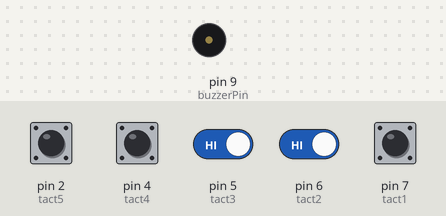
Recording of a sketch running on a simulated Arduino Uno, built with avr-gcc and run on an emulated ATmega328P. Parts: buzzer (waves = sounding). The inputs (shaded band) are chosen by the test bench; at power-on: pin 2 (tact5), pin 4 (tact4), pin 5 (tact3), pin 6 (tact2), pin 7 (tact1) HIGH.

Above: at 1.2 s.
1.3 s: pin 2 (tact5) pulled LOW for 0.15 s
2.9 s: pin 5 (tact3) driven LOW and pin 6 (tact2) driven LOW
5.9 s: pin 4 (tact4) pulled LOW for 0.15 s
9.0 s: pin 2 (tact5) driven LOW and pin 4 (tact4) driven LOW
12.0 s: pin 7 (tact1) pulled LOW for 0.15 s
18.1 s: pin 7 (tact1) pulled LOW for 0.15 s
Timing chart, 0 to 21.1 s (numbered marks = the images above; inputs shaded):
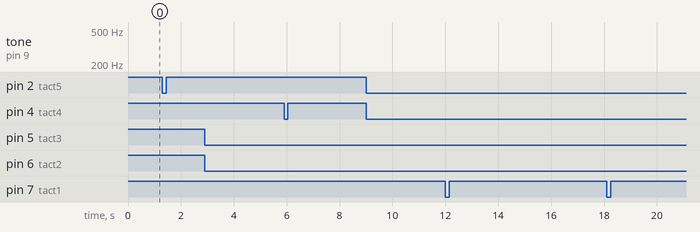

The sketch:

AR25_doremi.ino
```cpp
int buzzerPin = 9;
const int tact1 = 7,tact2 = 6,tact3 = 5, tact4 = 4, tact5 = 2;

void setup() {
  // put your setup code here, to run once:
  pinMode(buzzerPin, OUTPUT);
  pinMode(tact1,INPUT_PULLUP);
  pinMode(tact2,INPUT_PULLUP);
  pinMode(tact3,INPUT_PULLUP);
  pinMode(tact4,INPUT_PULLUP);
  pinMode(tact5,INPUT_PULLUP);
}

void loop() {
  // put your main code here, to run repeatedly:
  if(digitalRead(tact1) == LOW)
  {
    tone(buzzerPin,262,1000);
    noTone(buzzerPin);
  }
    if(digitalRead(tact2) == LOW)
  {
    tone(buzzerPin,294,1000);
    noTone(buzzerPin);
  }
    if(digitalRead(tact3) == LOW)
  {
    tone(buzzerPin,330,1000);
    noTone(buzzerPin);
  }
    if(digitalRead(tact4) == LOW)
  {
    tone(buzzerPin,349,1000);
    noTone(buzzerPin);
  }
    if(digitalRead(tact5) == LOW)
  {
    tone(buzzerPin,392,1000);
    noTone(buzzerPin);
  }
}
```

Measured:
- after the input at 9.0 s, tone on pin 9 (buzzerPin): stays silent (without the input it goes to 294 Hz after 3.0 s)
